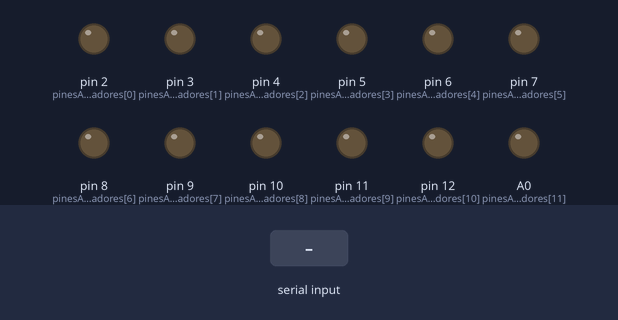
The sketch below on a simulated Arduino Uno, built with avr-gcc and run on an emulated ATmega328P. Parts: output pins drawn as LEDs (lit = HIGH). The inputs (shaded band) are chosen by the test bench.

Above: at 1.2 s.
1.3 s: "2" received over Serial
Timing chart, 0 to 4.3 s (numbered marks = the images above; inputs shaded):
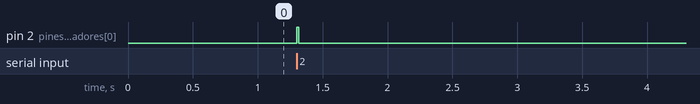

Measured:
- after the input at 1.3 s, pin 2 (pinesActuadores[0]): LOW → HIGH at once, → LOW 0.01 s later

The sketch:

PACHATRON_DRUM_MACHINE_1A.ino
```cpp
// Arreglo con los 12 pines de salida (Cambiamos el conflictivo 13 por el A0)
const int pinesActuadores[] = {2, 3, 4, 5, 6, 7, 8, 9, 10, 11, 12, A0};
const int cantidadPines = 12;

// Arreglos dinámicos para el tiempo de apagado de cada pin
unsigned long tiemposGolpe[cantidadPines];
bool pinesActivados[cantidadPines];

const int duracionGolpeMs = 15; // Tiempo que el relé se queda pegado

void setup() {
  Serial.begin(115200);

  // Inicializamos los 12 pines como salidas en estado LOW
  for (int i = 0; i < cantidadPines; i++) {
    pinMode(pinesActuadores[i], OUTPUT);
    digitalWrite(pinesActuadores[i], LOW);
    tiemposGolpe[i] = 0;
    pinesActivados[i] = false;
  }
}

void loop() {
  // Si llega la orden desde Python
  if (Serial.available() > 0) {
    int byteRecibido = Serial.read();
    int indice = -1;

    // OPCIÓN A: Si Python manda bytes puros (0 a 11 correspondientes al índice)
    if (byteRecibido >= 0 && byteRecibido < cantidadPines) {
      indice = byteRecibido;
    }
    // OPCIÓN B: Si Python manda los números como caracteres ASCII (ej: '0', '1', '2'...)
    // Nota: Para dos dígitos ('10', '11') desde Python tendrías que mandar letras (ej: 'A', 'B')
    // pero si mandas el byte crudo (Opción A), entra directo acá abajo:
    else if (byteRecibido >= '2' && byteRecibido <= '9') {
      // Si mandas caracteres del '2' al '9', calculas el índice
      indice = byteRecibido - '2';
    }

    // Si encontramos un índice válido, disparamos
    if (indice >= 0 && indice < cantidadPines) {
      digitalWrite(pinesActuadores[indice], HIGH); // ¡Zas! Dispara usando el arreglo
      tiemposGolpe[indice] = millis();             // Guarda el milisegundo exacto
      pinesActivados[indice] = true;
    }
  }

  // Apagado automático independiente para cada uno de los 12 pines
  for (int i = 0; i < cantidadPines; i++) {
    if (pinesActivados[i] && (millis() - tiemposGolpe[i] >= duracionGolpeMs)) {
      digitalWrite(pinesActuadores[i], LOW);
      pinesActivados[i] = false;
    }
  }
}
```
